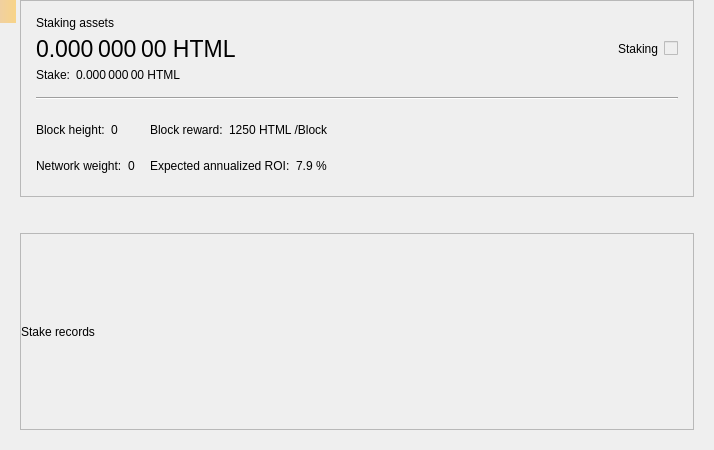
<?xml version="1.0" encoding="UTF-8"?>
<ui version="4.0">
 <class>StakePage</class>
 <widget class="QWidget" name="StakePage">
  <property name="geometry">
   <rect>
    <x>0</x>
    <y>0</y>
    <width>714</width>
    <height>450</height>
   </rect>
  </property>
  <property name="windowTitle">
   <string>Form</string>
  </property>
  <layout class="QVBoxLayout" name="verticalLayout_3">
   <property name="leftMargin">
    <number>20</number>
   </property>
   <property name="topMargin">
    <number>0</number>
   </property>
   <property name="rightMargin">
    <number>20</number>
   </property>
   <property name="bottomMargin">
    <number>20</number>
   </property>
   <item>
    <widget class="QFrame" name="frameStakeInfo">
     <property name="frameShape">
      <enum>QFrame::StyledPanel</enum>
     </property>
     <property name="frameShadow">
      <enum>QFrame::Raised</enum>
     </property>
     <layout class="QVBoxLayout" name="verticalLayout">
      <property name="spacing">
       <number>15</number>
      </property>
      <property name="leftMargin">
       <number>15</number>
      </property>
      <property name="topMargin">
       <number>15</number>
      </property>
      <property name="rightMargin">
       <number>15</number>
      </property>
      <property name="bottomMargin">
       <number>15</number>
      </property>
      <item>
       <layout class="QGridLayout" name="gridLayout_2">
        <property name="spacing">
         <number>6</number>
        </property>
        <item row="1" column="0">
         <widget class="QLabel" name="labelAssets">
          <property name="font">
           <font>
            <pointsize>17</pointsize>
           </font>
          </property>
          <property name="cursor">
           <cursorShape>IBeamCursor</cursorShape>
          </property>
          <property name="toolTip">
           <string>Your current spendable balance</string>
          </property>
          <property name="text">
           <string notr="true">0.000 000 00 HTML</string>
          </property>
          <property name="alignment">
           <set>Qt::AlignLeading|Qt::AlignLeft|Qt::AlignVCenter</set>
          </property>
          <property name="textInteractionFlags">
           <set>Qt::LinksAccessibleByMouse|Qt::TextSelectableByMouse</set>
          </property>
         </widget>
        </item>
        <item row="0" column="0">
         <widget class="QLabel" name="labelAssetsText">
          <property name="text">
           <string>Staking assets</string>
          </property>
          <property name="alignment">
           <set>Qt::AlignLeading|Qt::AlignLeft|Qt::AlignVCenter</set>
          </property>
         </widget>
        </item>
        <item row="1" column="2">
         <spacer name="horizontalSpacer_2">
          <property name="orientation">
           <enum>Qt::Horizontal</enum>
          </property>
          <property name="sizeHint" stdset="0">
           <size>
            <width>40</width>
            <height>20</height>
           </size>
          </property>
         </spacer>
        </item>
        <item row="4" column="0">
         <layout class="QHBoxLayout" name="horizontalLayout_5">
          <property name="spacing">
           <number>6</number>
          </property>
          <item>
           <widget class="QLabel" name="labelStakeText">
            <property name="sizePolicy">
             <sizepolicy hsizetype="Maximum" vsizetype="Preferred">
              <horstretch>0</horstretch>
              <verstretch>0</verstretch>
             </sizepolicy>
            </property>
            <property name="text">
             <string>Stake:</string>
            </property>
            <property name="alignment">
             <set>Qt::AlignLeading|Qt::AlignLeft|Qt::AlignVCenter</set>
            </property>
           </widget>
          </item>
          <item>
           <widget class="QLabel" name="labelStake">
            <property name="text">
             <string>0.000 000 00 HTML</string>
            </property>
            <property name="alignment">
             <set>Qt::AlignLeading|Qt::AlignLeft|Qt::AlignVCenter</set>
            </property>
            <property name="textInteractionFlags">
             <set>Qt::LinksAccessibleByMouse|Qt::TextSelectableByMouse</set>
            </property>
           </widget>
          </item>
          <item>
           <spacer name="horizontalSpacer_3">
            <property name="orientation">
             <enum>Qt::Horizontal</enum>
            </property>
            <property name="sizeType">
             <enum>QSizePolicy::Minimum</enum>
            </property>
            <property name="sizeHint" stdset="0">
             <size>
              <width>0</width>
              <height>0</height>
             </size>
            </property>
           </spacer>
          </item>
         </layout>
        </item>
        <item row="1" column="4">
         <widget class="QLabel" name="labelStaking">
          <property name="text">
           <string>Staking</string>
          </property>
         </widget>
        </item>
        <item row="1" column="5">
         <widget class="QSwitchControl" name="checkStake">
          <property name="enabled">
           <bool>false</bool>
          </property>
         </widget>
        </item>
       </layout>
      </item>
      <item>
       <widget class="Line" name="hLine">
        <property name="orientation">
         <enum>Qt::Horizontal</enum>
        </property>
       </widget>
      </item>
      <item>
       <layout class="QGridLayout" name="gridLayout">
        <property name="verticalSpacing">
         <number>6</number>
        </property>
        <item row="0" column="0">
         <layout class="QHBoxLayout" name="horizontalLayout">
          <property name="spacing">
           <number>6</number>
          </property>
          <item>
           <widget class="QLabel" name="labelHeightText">
            <property name="sizePolicy">
             <sizepolicy hsizetype="Maximum" vsizetype="Preferred">
              <horstretch>0</horstretch>
              <verstretch>0</verstretch>
             </sizepolicy>
            </property>
            <property name="text">
             <string>Block height:</string>
            </property>
            <property name="alignment">
             <set>Qt::AlignLeading|Qt::AlignLeft|Qt::AlignVCenter</set>
            </property>
           </widget>
          </item>
          <item>
           <widget class="QLabel" name="labelHeight">
            <property name="text">
             <string>0</string>
            </property>
            <property name="alignment">
             <set>Qt::AlignLeading|Qt::AlignLeft|Qt::AlignVCenter</set>
            </property>
            <property name="textInteractionFlags">
             <set>Qt::LinksAccessibleByMouse|Qt::TextSelectableByMouse</set>
            </property>
           </widget>
          </item>
          <item>
           <spacer name="horizontalSpacer_4">
            <property name="orientation">
             <enum>Qt::Horizontal</enum>
            </property>
            <property name="sizeType">
             <enum>QSizePolicy::Minimum</enum>
            </property>
            <property name="sizeHint" stdset="0">
             <size>
              <width>0</width>
              <height>0</height>
             </size>
            </property>
           </spacer>
          </item>
         </layout>
        </item>
        <item row="0" column="1">
         <layout class="QHBoxLayout" name="horizontalLayout_3">
          <property name="spacing">
           <number>6</number>
          </property>
          <item>
           <widget class="QLabel" name="labelRewardText">
            <property name="sizePolicy">
             <sizepolicy hsizetype="Maximum" vsizetype="Preferred">
              <horstretch>0</horstretch>
              <verstretch>0</verstretch>
             </sizepolicy>
            </property>
            <property name="text">
             <string>Block reward:</string>
            </property>
            <property name="alignment">
             <set>Qt::AlignLeading|Qt::AlignLeft|Qt::AlignVCenter</set>
            </property>
           </widget>
          </item>
          <item>
           <widget class="QLabel" name="labelReward">
            <property name="text">
             <string>1250 HTML /Block</string>
            </property>
            <property name="alignment">
             <set>Qt::AlignLeading|Qt::AlignLeft|Qt::AlignVCenter</set>
            </property>
            <property name="textInteractionFlags">
             <set>Qt::LinksAccessibleByMouse|Qt::TextSelectableByMouse</set>
            </property>
           </widget>
          </item>
          <item>
           <spacer name="horizontalSpacer_6">
            <property name="orientation">
             <enum>Qt::Horizontal</enum>
            </property>
            <property name="sizeType">
             <enum>QSizePolicy::Minimum</enum>
            </property>
            <property name="sizeHint" stdset="0">
             <size>
              <width>0</width>
              <height>0</height>
             </size>
            </property>
           </spacer>
          </item>
         </layout>
        </item>
        <item row="0" column="2" rowspan="2">
         <spacer name="horizontalSpacer">
          <property name="orientation">
           <enum>Qt::Horizontal</enum>
          </property>
          <property name="sizeHint" stdset="0">
           <size>
            <width>40</width>
            <height>20</height>
           </size>
          </property>
         </spacer>
        </item>
        <item row="1" column="0">
         <layout class="QHBoxLayout" name="horizontalLayout_2">
          <property name="spacing">
           <number>6</number>
          </property>
          <item>
           <widget class="QLabel" name="labelWeightText">
            <property name="sizePolicy">
             <sizepolicy hsizetype="Maximum" vsizetype="Preferred">
              <horstretch>0</horstretch>
              <verstretch>0</verstretch>
             </sizepolicy>
            </property>
            <property name="text">
             <string>Network weight:</string>
            </property>
            <property name="alignment">
             <set>Qt::AlignLeading|Qt::AlignLeft|Qt::AlignVCenter</set>
            </property>
           </widget>
          </item>
          <item>
           <widget class="QLabel" name="labelWeight">
            <property name="text">
             <string>0</string>
            </property>
            <property name="alignment">
             <set>Qt::AlignLeading|Qt::AlignLeft|Qt::AlignVCenter</set>
            </property>
            <property name="textInteractionFlags">
             <set>Qt::LinksAccessibleByMouse|Qt::TextSelectableByMouse</set>
            </property>
           </widget>
          </item>
          <item>
           <spacer name="horizontalSpacer_5">
            <property name="orientation">
             <enum>Qt::Horizontal</enum>
            </property>
            <property name="sizeType">
             <enum>QSizePolicy::Minimum</enum>
            </property>
            <property name="sizeHint" stdset="0">
             <size>
              <width>0</width>
              <height>0</height>
             </size>
            </property>
           </spacer>
          </item>
         </layout>
        </item>
        <item row="1" column="1">
         <layout class="QHBoxLayout" name="horizontalLayout_4">
          <property name="spacing">
           <number>6</number>
          </property>
          <item>
           <widget class="QLabel" name="labelROIText">
            <property name="sizePolicy">
             <sizepolicy hsizetype="Maximum" vsizetype="Preferred">
              <horstretch>0</horstretch>
              <verstretch>0</verstretch>
             </sizepolicy>
            </property>
            <property name="text">
             <string>Expected annualized ROI:</string>
            </property>
            <property name="alignment">
             <set>Qt::AlignLeading|Qt::AlignLeft|Qt::AlignVCenter</set>
            </property>
           </widget>
          </item>
          <item>
           <widget class="QLabel" name="labelROI">
            <property name="text">
             <string>7.9 %</string>
            </property>
            <property name="alignment">
             <set>Qt::AlignLeading|Qt::AlignLeft|Qt::AlignVCenter</set>
            </property>
            <property name="textInteractionFlags">
             <set>Qt::LinksAccessibleByMouse|Qt::TextSelectableByMouse</set>
            </property>
           </widget>
          </item>
          <item>
           <spacer name="horizontalSpacer_7">
            <property name="orientation">
             <enum>Qt::Horizontal</enum>
            </property>
            <property name="sizeType">
             <enum>QSizePolicy::Minimum</enum>
            </property>
            <property name="sizeHint" stdset="0">
             <size>
              <width>0</width>
              <height>0</height>
             </size>
            </property>
           </spacer>
          </item>
         </layout>
        </item>
       </layout>
      </item>
     </layout>
    </widget>
   </item>
   <item>
    <spacer name="verticalSpacer">
     <property name="orientation">
      <enum>Qt::Vertical</enum>
     </property>
     <property name="sizeType">
      <enum>QSizePolicy::Fixed</enum>
     </property>
     <property name="sizeHint" stdset="0">
      <size>
       <width>20</width>
       <height>30</height>
      </size>
     </property>
    </spacer>
   </item>
   <item>
    <widget class="QFrame" name="frameStakeRecords">
     <property name="frameShape">
      <enum>QFrame::StyledPanel</enum>
     </property>
     <property name="frameShadow">
      <enum>QFrame::Raised</enum>
     </property>
     <layout class="QVBoxLayout" name="verticalLayout_2">
      <property name="leftMargin">
       <number>0</number>
      </property>
      <property name="topMargin">
       <number>0</number>
      </property>
      <property name="rightMargin">
       <number>0</number>
      </property>
      <property name="bottomMargin">
       <number>0</number>
      </property>
      <item>
       <widget class="QLabel" name="labelRecordsText">
        <property name="text">
         <string>Stake records</string>
        </property>
       </widget>
      </item>
     </layout>
    </widget>
   </item>
  </layout>
  <widget class="QLabel" name="labelAlerts">
   <property name="geometry">
    <rect>
     <x>0</x>
     <y>0</y>
     <width>16</width>
     <height>23</height>
    </rect>
   </property>
   <property name="visible">
    <bool>false</bool>
   </property>
   <property name="styleSheet">
    <string notr="true">QLabel { background-color: qlineargradient(x1: 0, y1: 0, x2: 1, y2: 0, stop:0 #F0D0A0, stop:1 #F8D488); color:#000000; }</string>
   </property>
   <property name="wordWrap">
    <bool>true</bool>
   </property>
   <property name="margin">
    <number>3</number>
   </property>
   <property name="textInteractionFlags">
    <set>Qt::TextSelectableByMouse</set>
   </property>
  </widget>
 </widget>
 <customwidgets>
  <customwidget>
   <class>QSwitchControl</class>
   <extends>QCheckBox</extends>
   <header>qt/qswitchcontrol.h</header>
  </customwidget>
 </customwidgets>
 <resources/>
 <connections/>
</ui>
